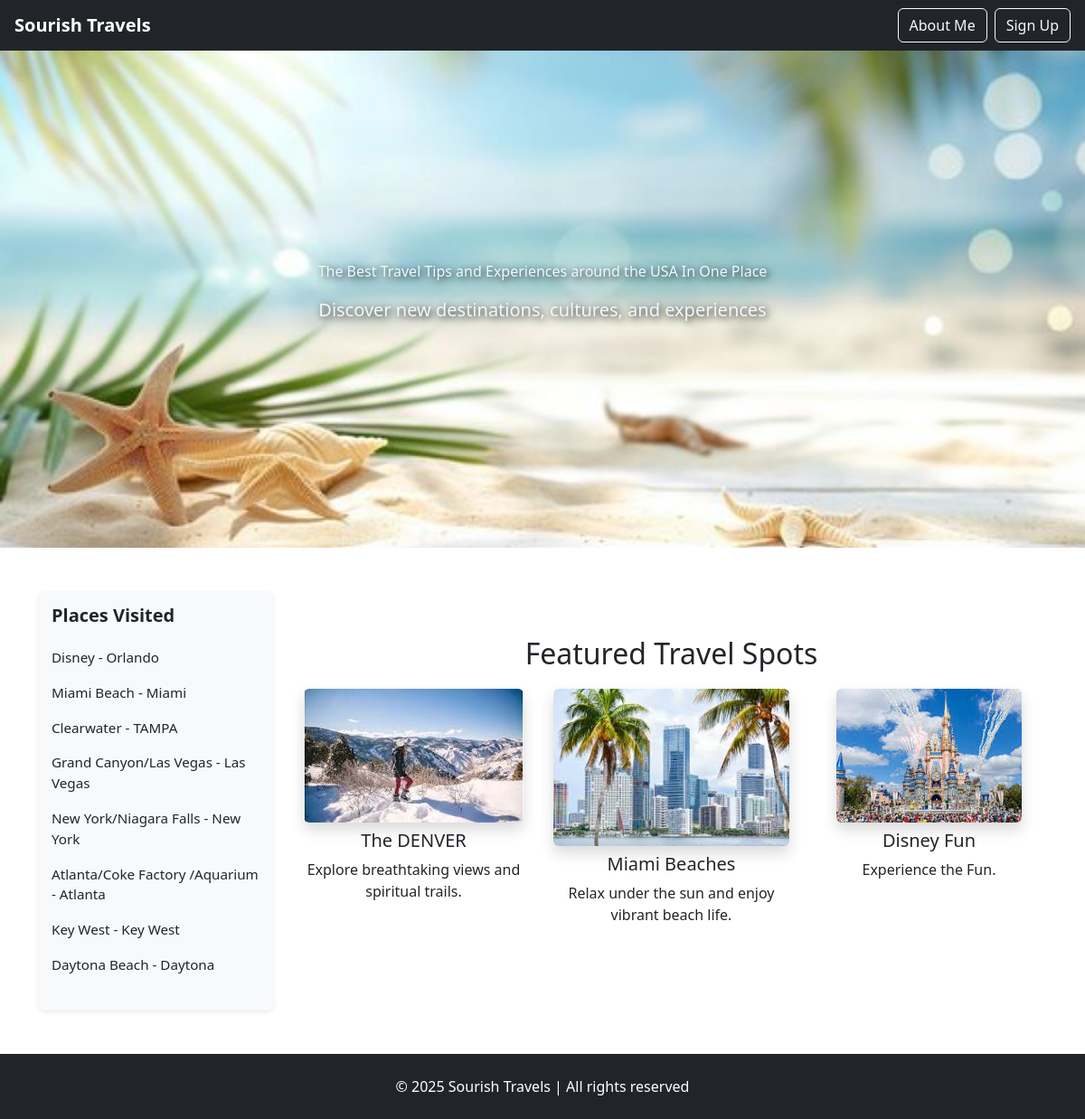
The page / on the database its author committed.
### sourishtravellist/models.py (models this page shows)
class PlacesVisited(models.Model):
    place_name = models.CharField(max_length=255)
    place_city = models.CharField(max_length=255)
    place_zip = models.CharField(max_length=255)
    visited_year = models.IntegerField()
    visited_though = models.CharField(max_length=255)
    place_state = models.ForeignKey(Places, on_delete=models.CASCADE)
    record_create= models.DateTimeField(default=timezone.now)
    record_update= models.DateTimeField(default=timezone.now)
    description = models.TextField(blank=True, null=True)

### sourishwebsite/views.py (the view)
# urls.py: 2. Add a URL to urlpatterns:  path('', views.home, name='home')
def home(request):
    places = PlacesVisited.objects.all()
    return render(request, 'HomePage.html', {'places': places})

### sourishtravellist/templates/HomePage.html (shortened to what this page needs)
<!DOCTYPE html>
<html lang="en">
<head>
    {% load static %}
    <link href="https://cdn.jsdelivr.net/npm/bootstrap@5.3.3/dist/css/bootstrap.min.css" rel="stylesheet">
</head>
<body>
{% load static %}
<nav class="navbar navbar-expand-lg navbar-dark bg-dark px-3">
    <a class="navbar-brand" href="#">Sourish Travels</a>
    <div class="ms-auto d-flex gap-2">
        <a href="{% url 'places_aboutme' %}" class="btn btn-outline-light">About Me</a>
        <button class="btn btn-outline-light" data-bs-toggle="modal" data-bs-target="#signupModal">Sign Up</button>
    </div>
</nav>
<div class="hero">
    <div>
        <p>The Best Travel Tips and Experiences around the USA In One Place</p>
        <p class="lead">Discover new destinations, cultures, and experiences</p>
    </div>
</div>
<div class="container mt-5">
    <div class="row">
        <div class="col-md-3">
            <div class="sidebar shadow-sm">
                <h5>Places Visited</h5>
                <ul>
                    {% for place in places %}
                        <a href="{% url 'place_details' place.id %}" class="text-decoration-none text-dark">
                            <li>{{ place.place_name }} - {{ place.place_city }}</li>
                        </a>
                    {% empty %}
                        <li>No places available</li>
                    {% endfor %}
                </ul>
            </div>
        </div>
        <div class="col-md-9">
            <h2 class="section-title text-center">Featured Travel Spots</h2>
            <div class="row text-center">
                <div class="col-md-4">
                    <img src="{% static 'images/denver.jpeg' %}" class="img-fluid rounded shadow" alt="Denver">
                    <h5 class="mt-2">The DENVER</h5>
                    <p>Explore breathtaking views and spiritual trails.</p>
                </div>
                <div class="col-md-4">
                    <img src="{% static 'images/miami.jpeg' %}" class="img-fluid rounded shadow" alt="Miami">
                    <h5 class="mt-2">Miami Beaches</h5>
                    <p>Relax under the sun and enjoy vibrant beach life.</p>
                </div>
                <div class="col-md-4">
                    <img src="{% static 'images/Disney.jpeg' %}" class="img-fluid rounded shadow" alt="Disney">
                    <h5 class="mt-2">Disney Fun</h5>
                    <p>Experience the Fun.</p>
                </div>
            </div>
        </div>
    </div>
</div>
<footer class="bg-dark text-white text-center p-4 mt-5">
    &copy; 2025 Sourish Travels | All rights reserved
</footer>
</body>
</html>

### rows shown on the page
PlacesVisited: place_name "Disney", place_city "Orlando"
PlacesVisited: place_name "Miami Beach", place_city "Miami"
PlacesVisited: place_name "Clearwater", place_city "TAMPA"
PlacesVisited: place_name "Grand Canyon/Las Vegas", place_city "Las Vegas"
PlacesVisited: place_name "New York/Niagara Falls", place_city "New York"
PlacesVisited: place_name "Atlanta/Coke Factory /Aquarium", place_city "Atlanta"
PlacesVisited: place_name "Key West", place_city "Key West"
PlacesVisited: place_name "Daytona Beach", place_city "Daytona"
